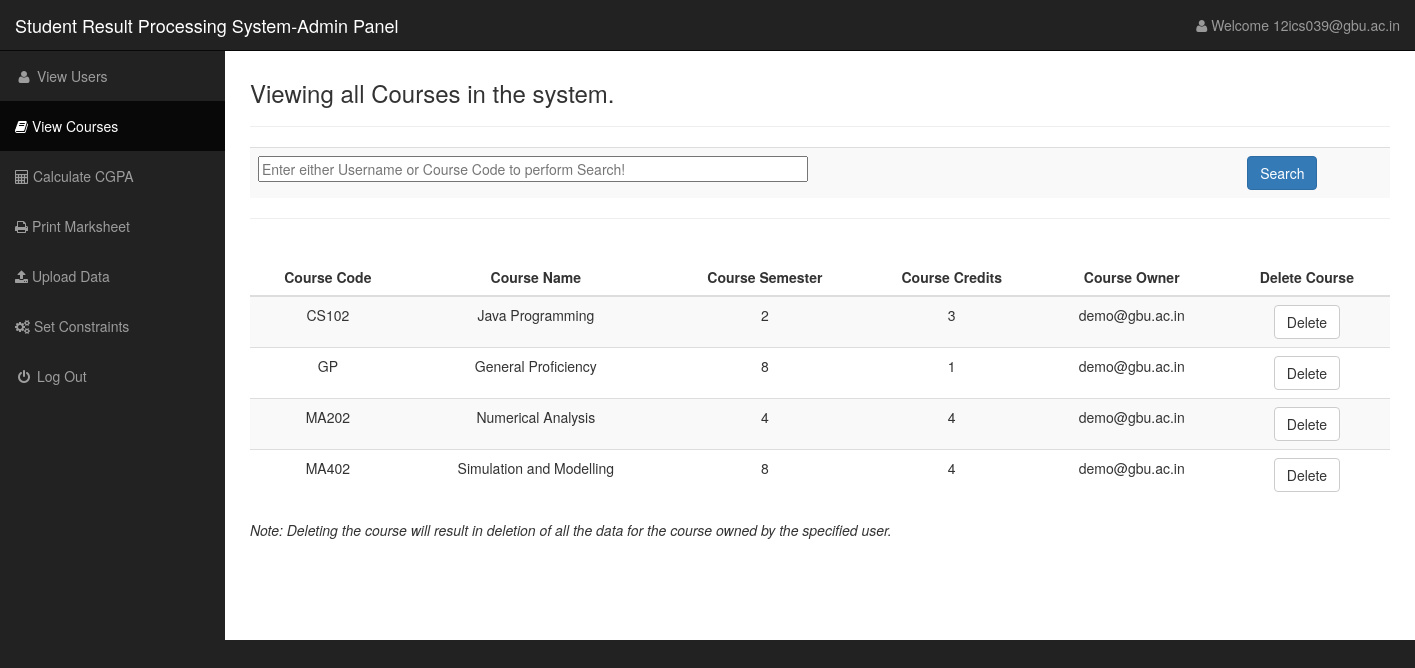
Screenshot of /admin/courseAdmin.php (signed in) with the database file from the repository.
### tables this page shows
CREATE TABLE IF NOT EXISTS `courses` (
  `course_code` varchar(10) NOT NULL,
  `course_name` varchar(100) NOT NULL,
  `semester` int(3) NOT NULL,
  `credits` int(3) NOT NULL,
  `username` varchar(50) NOT NULL,
  PRIMARY KEY (`course_code`,`username`)
);

### admin/courseAdmin.php (the view, shortened to what this page needs)
<?php
include ("../phpIncludes/connectMySQL.php");
?>
<!DOCTYPE html>
<html lang="en">
<head>
    <link href="http://localhost/studentMarks/sideBar/css/bootstrap.min.css" rel="stylesheet">
    <link href="http://localhost/studentMarks/sideBar/css/sb-admin.css" rel="stylesheet">
    <link href="http://localhost/studentMarks/sideBar/css/plugins/morris.css" rel="stylesheet">
    <link href="http://localhost/studentMarks/sideBar/font-awesome/css/font-awesome.min.css" rel="stylesheet" type="text/css">
</head>
<body>
    <div id="wrapper">
        <nav class="navbar navbar-inverse navbar-fixed-top" role="navigation">
            <div class="navbar-header">
                <a class="navbar-brand" href="http://localhost/studentMarks/admin/adminLanding.php">Student Result Processing System-Admin Panel</a>
            </div>
            <ul class="nav navbar-right top-nav">
                <li class="dropdown">
                    <a href="#" class="dropdown-toggle" data-toggle="dropdown"><i class="fa fa-user"></i> Welcome <?php echo $_SESSION['username'];?></a>
                </li>
            </ul>
            <div class="collapse navbar-collapse navbar-ex1-collapse">
                <ul class="nav navbar-nav side-nav">
                    <li >
                        <a href="http://localhost/studentMarks/admin/adminLanding.php" ><i class="fa fa-fw fa-user"></i>
 View Users</a>
                    </li>
                    <li class="active">
                        <a href="http://localhost/studentMarks/admin/courseAdmin.php"><i class="fa fa-book"></i> View Courses</a>
                    </li>
                    <li>
                        <a href="http://localhost/studentMarks/admin/calculateGPA.php"><i class="fa fa-calculator"></i> Calculate CGPA</a>
                    </li>
                    <li>
                            <a href="http://localhost/studentMarks/admin/printMarksheet.php"><i class="fa fa-print"></i> Print Marksheet</a>
                   </li>
                    <li>
                            <a href="http://localhost/studentMarks/admin/uploadData.php"><i class="fa fa-upload"></i> Upload Data</a>
                   </li>
                   <li>
                            <a href="http://localhost/studentMarks/admin/setConst.php"><i class="fa fa-cogs"></i> Set Constraints</a>
                   </li>
                    <li>
                            <a href="http://localhost/studentMarks/admin/logout.php"><i class="fa fa-fw fa-power-off"></i> Log Out</a></li>
                </ul>
            </div>
        </nav>
        <div id="page-wrapper">
			<div id="container-fluid">
            <div class="container">
            <div>
            <h3>Viewing all Courses in the system.</h3>
            <hr>
            <table class="table table-striped">
            <form action="" method="post">
            <tr>
            <td><input type="text" name="searchQuery" placeholder="Enter either Username or Course Code to perform Search!" size="70"></td>
            <td> <input type="submit" name="search" class="btn btn-primary" value="Search"></td>
            </form>
            </table>
            </div>
            <hr>
            <br>
		<table class="table  table-striped">
        <thead>
            <tr>
              <th><center>Course Code</center></th>
              <th><center>Course Name</center></th>
              <th><center>Course Semester</center></th>
              <th><center>Course Credits</center> </th>
              <th><center>Course Owner</center> </th>
              <th><center> Delete Course</center></th>
           </tr>
        </thead>
        <tbody>
        <?php
        if(!isset($_POST['search'])){
        $sqlDetail = "SELECT  * FROM courses";
             global $link;
                $result1 = $link -> query($sqlDetail);
              if (mysqli_num_rows($result1) > 0) {
               while($row2 = mysqli_fetch_array($result1)) {
                $courseCode= $row2['course_code'];
                $courseName =$row2['course_name'];
                $courseSemester = $row2['semester'];
                $courseCredits = $row2['credits'];
                $courseUser = $row2['username'];
               echo "<tr>";
         echo "<td>"."<center>".$courseCode."</center>"."</td>";
         echo "<td>"."<center>".$courseName."</center>"."</td>";
         echo "<td>"."<center>".$courseSemester."</center>"."</td>";
         echo "<td>"."<center>".$courseCredits."</center>"."</td>";
         echo "<td>"."<center>".$courseUser."</center>"."</td>";
         echo "<td><center>".'<a href="http://localhost/studentMarks/phpIncludes/deleteCourse.php?courseCode='.$courseCode.'&username='.$courseUser.'">'.'<button class="btn btn-default">Delete</button>'.'</a></center></td>';
         echo "</tr>";
    }
}else {
    echo "<tr>";
    echo "<td>"."<center>"."No rows found!"."</center>"."</td>";
    echo "</tr>";
}}
?>
        </tbody>
    </table>
       	<p><i>Note: Deleting the course will result in deletion of all the data for the course owned by the specified user.</i></p>
           <br>
           <br>
           <br>
           <br>
         </div>
        </div>
    </div>
</body>
</html>

### sideBar/css/sb-admin.css (style rules this page uses)
body { margin-top: 100px; background-color: #222; }
@media (min-width:768px) { body { margin-top: 50px; } }
#wrapper { padding-left: 0; }
#page-wrapper { width: 100%; padding: 0; background-color: #fff; }
@media (min-width:768px) { #wrapper { padding-left: 225px; } }
@media (min-width:768px) { #page-wrapper { padding: 10px; } }
.top-nav { padding: 0 15px; }
.top-nav>li { display: inline-block; float: left; }
.top-nav>li>a { padding-top: 15px; padding-bottom: 15px; line-height: 20px; color: #999; }
@media (min-width:768px) { .side-nav { position: fixed; top: 51px; left: 225px; width: 225px; margin-left: -225px; border: none; border-radius: 0; overflow-y: auto; background-color: #222; bottom: 0; overflow-x: hidden; padding-bottom: 40px; } }
@media (min-width:768px) { .side-nav>li>a { width: 225px; } }

### rows the page displays
courses: course_code "CS102", course_name "Java Programming", semester "2", credits "3", username "demo@gbu.ac.in"
courses: course_code "GP", course_name "General Proficiency", semester "8", credits "1", username "demo@gbu.ac.in"
courses: course_code "MA202", course_name "Numerical Analysis", semester "4", credits "4", username "demo@gbu.ac.in"
courses: course_code "MA402", course_name "Simulation and Modelling", semester "8", credits "4", username "demo@gbu.ac.in"

### other values shown
$_SESSION['username'] "12ics039@gbu.ac.in"
